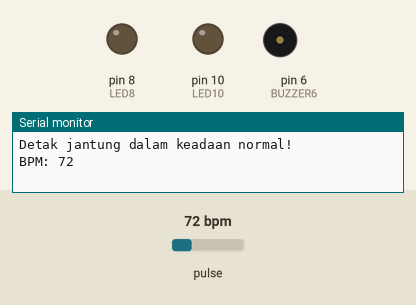
Recording of a sketch running on a simulated Arduino Uno, built with avr-gcc and run on an emulated ATmega328P. Parts: output pins drawn as LEDs (lit = HIGH), buzzer (waves = sounding), the last lines printed to the serial monitor. Dashed ring = blinking. The inputs (shaded band) are chosen by the test bench; at power-on: pulse 72 bpm. WiFi joins after 1.5 s; servers stay silent unless stated.

Above: at 3.0 s.
3.1 s: pulse set to 99 bpm
6.1 s: pulse set to 102 bpm
At 7.62 s:
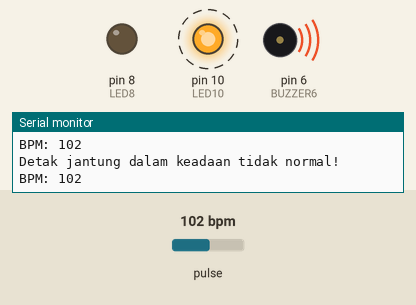
9.1 s: pulse set to 42 bpm
At 10.62 s:
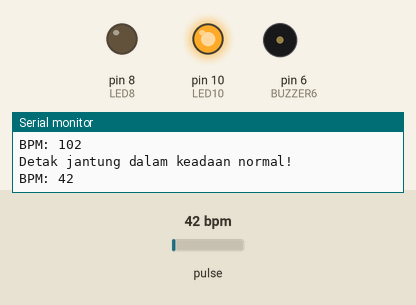
12.1 s: pulse set to 130 bpm
At 12.62 s:
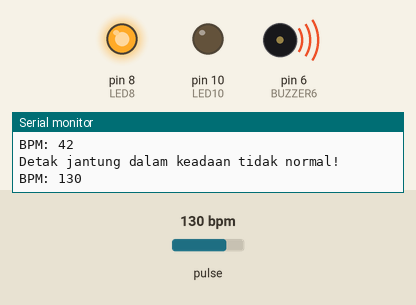
Timing chart, 0 to 16.1 s (numbered marks = the images above; inputs shaded):
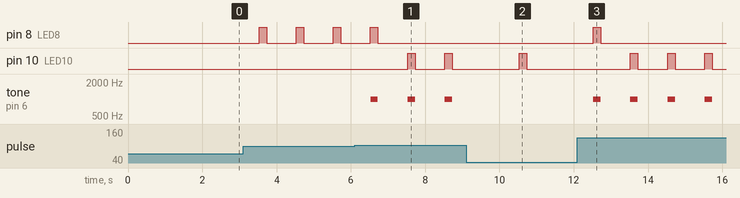

The sketch:

ProjectIoT.ino
```cpp
#define USE_ARDUINO_INTERRUPTS true
#define BLYNK_PRINT Serial
#define ESP8266_BAUD 9600

//library
#include <ESP8266_Lib.h>
#include <BlynkSimpleShieldEsp8266.h>
#include <SoftwareSerial.h>
#include <PulseSensorPlayground.h>

//fitur yang diambil dari library
BlynkTimer timer;
SoftwareSerial EspSerial(3, 4); // RX=3, TX=4
ESP8266 wifi(&EspSerial);
PulseSensorPlayground pulseSensor;

//mengkoneksikan ke wifi dan aplikasi Blynk
char auth[] = "1P8t_vBmgqy5ENECUK5HEMMGjSHg1P72";
//char ssid[] = "ridwanjournal";
//char pass[] = "eac10602aacd";
char ssid[] = "Jamur 6";
char pass[] = "poplopklop123";

//threshold digunakan agar sensor dapat membedakan sebuah sinyal yang diterima
int Threshold = 550;

const int PulseWire = 0; //AO
const int BUZZER6 = 6; //D6
const int LED8 = 8; //D8
const int LED10 = 10; //D10

void setup()
{
  //baudrate yang dipakai
  Serial.begin(9600);
  delay(10);
  EspSerial.begin(ESP8266_BAUD);
  delay(10);

  //Blynk.begin(auth, wifi, ssid, pass);
  Blynk.begin(auth, wifi, ssid, pass, 8080);

  pinMode(BUZZER6, OUTPUT);

  pulseSensor.analogInput(PulseWire);
  pulseSensor.setThreshold(Threshold);
  if (pulseSensor.begin()) {
    Serial.println("Objek yang menghasilkan detak jantung terdeteksi!");
  }

  timer.setInterval(1000, sendUptime);
}

void sendUptime()
{
  //convert nilai hasil sensor menjadi bpm
  int BPM = pulseSensor.getBeatsPerMinute();
  if(pulseSensor.sawStartOfBeat()) {
    if(BPM < 40 || BPM > 100)
    {
      Serial.println("Detak jantung dalam keadaan tidak normal!");
      pulseSensor.blinkOnPulse(LED10);
      tone(BUZZER6, 1000);
      Serial.print("BPM: ");
      Serial.println(BPM);
      Blynk.virtualWrite(A0,BPM);
    }
    else {
      Serial.println("Detak jantung dalam keadaan normal!");
      pulseSensor.blinkOnPulse(LED8);
      Serial.print("BPM: ");
      Serial.println(BPM);
      Blynk.virtualWrite(A0,BPM);
    }
  }
  delay(200);
  noTone(BUZZER6);
  digitalWrite(LED10, LOW);
  digitalWrite(LED8, LOW);
}

void loop()
{
  Blynk.run();
  timer.run();
}
```

Measured:
- the behaviour switches between 100 and 101 bpm on pulse (found by bisection; images 0 and 1)
- after the input at 6.1 s, pin 8 (LED8): goes on until 6.7 s, then stays LOW; pin 10 (LED10): alternates HIGH for 0.20 s and LOW for 0.80 s, starting after 1.4 s; tone on pin 6 (BUZZER6): alternates 1000 Hz for 0.20 s and silent for 0.80 s, starting after 0.43 s
- after the input at 9.1 s, tone on pin 6 (BUZZER6): stops changing and stays silent
- after the input at 12.1 s, pin 8 (LED8): goes on until 12.7 s, then stays LOW; pin 10 (LED10): alternates HIGH for 0.20 s and LOW for 0.80 s, starting after 1.4 s; tone on pin 6 (BUZZER6): alternates 1000 Hz for 0.20 s and silent for 0.80 s, starting after 0.43 s
- by itself, pin 8 (LED8): alternates HIGH for 0.20 s and LOW for 0.80 s
